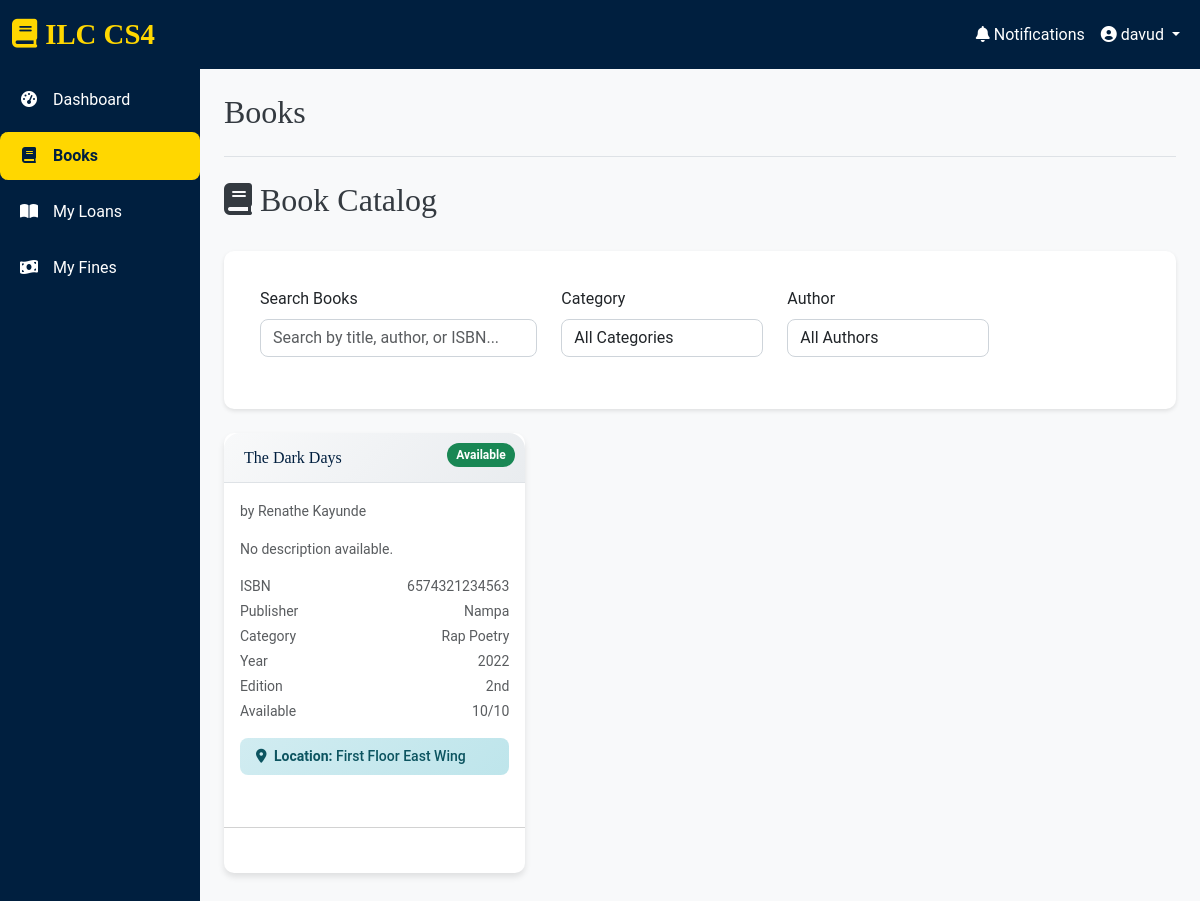
The app's page /books (signed in) with its own data.
### app.py (models this page shows, shortened)
class User(db.Model, UserMixin):
    id = db.Column(db.Integer, primary_key=True)
    username = db.Column(db.String(50), unique=True, nullable=False)
    password_hash = db.Column(db.String(128), nullable=False)
    role = db.Column(db.String(20), nullable=False, default='member')  # member, librarian, admin
    created_at = db.Column(db.DateTime, default=datetime.utcnow)

class Book(db.Model):
    id = db.Column(db.String(10), primary_key=True)
    isbn = db.Column(db.String(20), unique=True, nullable=False)
    title = db.Column(db.String(300), nullable=False)
    edition = db.Column(db.String(50))
    publication_year = db.Column(db.Integer)
    pages = db.Column(db.Integer)
    language = db.Column(db.String(50), default='English')
    description = db.Column(db.Text)
    cover_image = db.Column(db.String(200))
    author_id = db.Column(db.Integer, db.ForeignKey('author.id'), nullable=False)
    publisher_id = db.Column(db.Integer, db.ForeignKey('publisher.id'), nullable=False)
    category_id = db.Column(db.Integer, db.ForeignKey('category.id'), nullable=False)
    total_copies = db.Column(db.Integer, nullable=False, default=1)
    available_copies = db.Column(db.Integer, nullable=False, default=1)
    location = db.Column(db.String(100))  # Shelf location
    created_at = db.Column(db.DateTime, default=datetime.utcnow)
    updated_at = db.Column(db.DateTime, default=datetime.utcnow, onupdate=datetime.utcnow)
    loans = db.relationship('Loan', backref='book', lazy=True)
    @property
    def is_available(self):
        return self.available_copies > 0
    @property
    def availability_status(self):
        if self.available_copies > 0:
            return 'Available'
        elif self.available_copies == 0:
            return 'Checked Out'
        else:
            return 'Unknown'

class Author(db.Model):
    id = db.Column(db.Integer, primary_key=True)
    name = db.Column(db.String(200), nullable=False)
    biography = db.Column(db.Text)
    birth_date = db.Column(db.Date)
    nationality = db.Column(db.String(100))
    created_at = db.Column(db.DateTime, default=datetime.utcnow)
    books = db.relationship('Book', backref='author', lazy=True)

class Publisher(db.Model):
    id = db.Column(db.Integer, primary_key=True)
    name = db.Column(db.String(200), nullable=False)
    address = db.Column(db.Text)
    phone = db.Column(db.String(20))
    email = db.Column(db.String(120))
    website = db.Column(db.String(200))
    created_at = db.Column(db.DateTime, default=datetime.utcnow)
    books = db.relationship('Book', backref='publisher', lazy=True)

class Category(db.Model):
    id = db.Column(db.Integer, primary_key=True)
    name = db.Column(db.String(100), nullable=False)
    description = db.Column(db.Text)
    parent_id = db.Column(db.Integer, db.ForeignKey('category.id'))
    created_at = db.Column(db.DateTime, default=datetime.utcnow)
    parent = db.relationship('Category', remote_side=[id], backref='subcategories')
    books = db.relationship('Book', backref='category', lazy=True)

### app.py (the view)
@app.route('/books')
@login_required
def books():
    search_query = request.args.get('search', '')
    category_filter = request.args.get('category', '')
    author_filter = request.args.get('author', '')
    query = Book.query.options(joinedload(Book.author), joinedload(Book.publisher), joinedload(Book.category))
    if search_query:
        query = query.filter(Book.title.ilike(f'%{search_query}%'))
    if category_filter:
        query = query.filter(Book.category_id == category_filter)
    if author_filter:
        query = query.filter(Book.author_id == author_filter)
    books = query.all()
    categories = Category.query.all()
    authors = Author.query.all()
    form = BookForm()
    form.author_id.choices = [(a.id, a.name) for a in authors]
    form.publisher_id.choices = [(p.id, p.name) for p in Publisher.query.all()]
    form.category_id.choices = [(c.id, c.name) for c in categories]
    current_year = datetime.now().year  # Add this line
    return render_template('books.html', title='Books', books=books,
                         categories=categories, authors=authors, form=form,
                         search_query=search_query, category_filter=category_filter,
                         author_filter=author_filter, current_year=current_year)  # Add current_year here

### app.py (called while the page is built)
@app.context_processor
def inject_now():
    return {'now': datetime.utcnow()}

@login_manager.user_loader
def load_user(user_id):
    return User.query.get(int(user_id))

### templates/books.html (shortened to what this page needs)
{% extends "base.html" %}
{% block content %}
<div class="d-flex justify-content-between align-items-center mb-4">
    <h2><i class="fas fa-book me-2"></i>Book Catalog</h2>
</div>
<div class="card search-form mb-4">
    <div class="card-body">
        <form method="GET" action="{{ url_for('books') }}">
            <div class="row">
                <div class="col-md-4">
                    <div class="mb-3">
                        <label class="form-label">Search Books</label>
                        <input type="text" class="form-control" name="search" value="{{ search_query }}"
                               placeholder="Search by title, author, or ISBN...">
                    </div>
                </div>
                <div class="col-md-3">
                    <div class="mb-3">
                        <label class="form-label">Category</label>
                        <select class="form-control" name="category">
                            <option value="">All Categories</option>
                        </select>
                    </div>
                </div>
                <div class="col-md-3">
                    <div class="mb-3">
                        <label class="form-label">Author</label>
                        <select class="form-control" name="author">
                            <option value="">All Authors</option>
                        </select>
                    </div>
                </div>
                <div class="col-md-2">
                    <div class="mb-3">
                        <label class="form-label">&nbsp;</label>
                        <button type="submit" class="btn btn-primary w-100">
                            <i class="fas fa-search me-1"></i>Search
                        </button>
                    </div>
                </div>
            </div>
        </form>
    </div>
</div>
<div class="row">
    {% for book in books %}
    <div class="col-md-6 col-lg-4 mb-4">
        <div class="card book-card h-100">
            <div class="card-header position-relative">
                <h6 class="mb-0 text-truncate">{{ book.title }}</h6>
                <span class="availability-badge badge bg-{{ 'success' if book.is_available else 'danger' }}">
                    {{ book.availability_status }}
                </span>
            </div>
            <div class="card-body">
                <div class="mb-3">
                    <small class="text-muted">by {{ book.author.name }}</small>
                </div>
                <p class="card-text small text-muted mb-3">
                    {{ book.description|truncate(120) or 'No description available.' }}
                </p>
                <div class="book-details">
                    <div class="d-flex justify-content-between small text-muted mb-1">
                        <span>ISBN</span>
                        <span>{{ book.isbn }}</span>
                    </div>
                    <div class="d-flex justify-content-between small text-muted mb-1">
                        <span>Publisher</span>
                        <span>{{ book.publisher.name }}</span>
                    </div>
                    <div class="d-flex justify-content-between small text-muted mb-1">
                        <span>Category</span>
                        <span>{{ book.category.name }}</span>
                    </div>
                    <div class="d-flex justify-content-between small text-muted mb-1">
                        <span>Year</span>
                        <span>{{ book.publication_year or 'N/A' }}</span>
                    </div>
                    <div class="d-flex justify-content-between small text-muted mb-1">
                        <span>Edition</span>
                        <span>{{ book.edition or '1st Edition' }}</span>
                    </div>
                    <div class="d-flex justify-content-between small text-muted mb-3">
                        <span>Available</span>
                        <span>{{ book.available_copies }}/{{ book.total_copies }}</span>
                    </div>
                </div>
                {% if book.location %}
                <div class="alert alert-info small py-2 mb-3">
                    <i class="fas fa-map-marker-alt me-1"></i>
                    <strong>Location:</strong> {{ book.location }}
                </div>
                {% endif %}
            </div>
            <div class="card-footer bg-transparent">
                <div class="d-flex justify-content-between align-items-center">
                    <div class="btn-group">
                        {% if current_user.role == 'member' and book.is_available %}
                        <button class="btn btn-sm btn-primary borrow-btn" data-book-id="{{ book.id }}">
                            <i class="fas fa-bookmark me-1"></i>Borrow
                        </button>
                        {% endif %}
                    </div>
                </div>
            </div>
        </div>
    </div>
    {% endfor %}
</div>
{% endblock %}

### templates/base.html (shortened to what this page needs)
<!DOCTYPE html>
<html lang="en">
<head>
    <link href="https://cdn.jsdelivr.net/npm/bootstrap@5.3.0-alpha1/dist/css/bootstrap.min.css" rel="stylesheet">
    <link href="https://cdnjs.cloudflare.com/ajax/libs/font-awesome/6.0.0/css/all.min.css" rel="stylesheet">
    <link rel="stylesheet" href="{{ url_for('static', filename='style.css') }}">
</head>
<body class="{% block body_class %}{% endblock %}">
    <nav class="navbar navbar-expand-lg navbar-dark" style="background-color: var(--primary-color);">
    <div class="container-fluid">
        <a class="navbar-brand" href="{{ url_for('dashboard') }}">
            <i class="fas fa-book me-2"></i>ILC CS4
        </a>
        <div class="collapse navbar-collapse" id="navbarNav">
            <ul class="navbar-nav ms-auto">
                {% if current_user.is_authenticated %}
                    {% if current_user.role == 'member' %}
                    <li class="nav-item">
                        <a class="nav-link" href="{{ url_for('notifications') }}">
                            <i class="fas fa-bell me-1"></i>Notifications
                        </a>
                    </li>
                    {% endif %}
                    <li class="nav-item dropdown">
                        <a class="nav-link dropdown-toggle" href="#" id="navbarDropdown" role="button" data-bs-toggle="dropdown">
                            <i class="fas fa-user-circle me-1"></i>{{ current_user.username }}
                        </a>
                    </li>
                {% endif %}
            </ul>
        </div>
    </div>
</nav>
    <div class="container-fluid">
        <div class="row">
            {% if current_user.is_authenticated %}
            <div class="col-md-3 col-lg-2 d-md-block sidebar collapse" style="height: 230rem;">
                <div class="position-sticky pt-3">
                    <ul class="nav flex-column">
                        <li class="nav-item">
                            <a class="nav-link {% if request.endpoint == 'dashboard' %}active{% endif %}" href="{{ url_for('dashboard') }}">
                                <i class="fas fa-tachometer-alt"></i> Dashboard
                            </a>
                        </li>
                        <li class="nav-item">
                            <a class="nav-link {% if request.endpoint == 'books' %}active{% endif %}" href="{{ url_for('books') }}">
                                <i class="fas fa-book"></i> Books
                            </a>
                        </li>
                        {% if current_user.role == 'member' %}
                        <li class="nav-item">
                            <a class="nav-link {% if request.endpoint == 'loans' %}active{% endif %}" href="{{ url_for('loans') }}">
                                <i class="fas fa-book-open"></i> My Loans
                            </a>
                        </li>
                        <li class="nav-item">
                            <a class="nav-link {% if request.endpoint == 'fines' %}active{% endif %}" href="{{ url_for('fines') }}">
                                <i class="fas fa-money-bill-wave"></i> My Fines
                            </a>
                        </li>
                        {% endif %}
                    </ul>
                </div>
            </div>
            {% endif %}
            <main class="col-md-9 ms-sm-auto col-lg-10 px-md-4 py-4">
                <div class="d-flex justify-content-between flex-wrap flex-md-nowrap align-items-center pb-3 mb-4 border-bottom">
                    <h1 class="h2"> {{ title }}</h1>
                </div>
                {% block content %}{% endblock %}
            </main>
        </div>
    </div>
</body>
</html>

### static/style.css (style rules this page uses)
body { font-family: 'Roboto', sans-serif; background-color: var(--light-color); color: var(--dark-color); }
h1, h2, h3, h4, h5, h6 { font-family: 'Playfair Display', serif; }
.navbar-brand { font-family: 'Playfair Display', serif; font-size: 1.8rem; color: var(--secondary-color) !important; }
.navbar-nav .nav-link { color: white !important; transition: all 0.3s ease; }
.sidebar .nav-link { color: white; transition: all 0.3s ease; border-radius: 8px; margin: 4px 0; padding: 0.75rem 1rem; }
.sidebar .nav-link.active { background-color: var(--secondary-color); color: var(--primary-color); font-weight: bold; }
.card-header { background: linear-gradient(135deg, #f8f9fa 0%, #e9ecef 100%); border-bottom: 1px solid #dee2e6; border-radius: 16px 16px 0 0 !important; font-weight: bold; color: var(--primary-color); }
.btn-primary { background: linear-gradient(135deg, var(--primary-color) 0%, darken(var(--primary-color), 10%) 100%); border: none; color: white; }
.badge { font-weight: bold; padding: 0.5em 0.8em; }
.form-control { border-radius: 8px; border: 1px solid #ced4da; transition: all 0.3s ease; }
.alert { border-radius: 8px; border: none; font-weight: 500; }
.alert-info { background: linear-gradient(135deg, #d1ecf1 0%, #bee5eb 100%); color: #0c5460; }

### templates/base.html (style rules this page uses)
:root { --primary-color: #2c3e50; --secondary-color: #3498db; --accent-color: #e74c3c; --success-color: #27ae60; --warning-color: #f39c12; --light-color: #ecf0f1; --dark-color: #2c3e50; }
body { background-color: #f8f9fa; font-family: 'Segoe UI', Tahoma, Geneva, Verdana, sans-serif; }
.navbar-brand { font-weight: bold; color: var(--primary-color) !important; }
main { margin-left: 16.666667%; width: calc(100% - 16.666667%); }
.sidebar { background-color: var(--primary-color); color: white; min-height: calc(100vh - 56px); padding: 0; position: fixed; top: 56px; left: 0; width: 16.666667%; height: calc(100vh - 56px); overflow-y: auto; z-index: 1000; }
.sidebar .nav-link { color: rgba(255, 255, 255, 0.8); padding: 12px 20px; border-left: 3px solid transparent; }
.sidebar .nav-link:hover, .sidebar .nav-link.active { color: white; background-color: rgba(255, 255, 255, 0.1); border-left: 3px solid var(--secondary-color); }
.sidebar .nav-link i { margin-right: 10px; width: 20px; text-align: center; }
.card { border: none; border-radius: 10px; box-shadow: 0 4px 6px rgba(0, 0, 0, 0.1); transition: transform 0.2s; margin-bottom: 20px; }
.card-header { background-color: white; border-bottom: 1px solid #eaeaea; font-weight: 600; padding: 15px 20px; }
.btn-primary { background-color: var(--secondary-color); border-color: var(--secondary-color); }
.alert { border: none; border-radius: 8px; }
.badge { font-size: 0.75rem; padding: 5px 10px; border-radius: 12px; }
.book-card { transition: all 0.3s ease; }
.availability-badge { position: absolute; top: 10px; right: 10px; }
.search-form { background: white; padding: 20px; border-radius: 10px; box-shadow: 0 2px 4px rgba(0,0,0,0.1); }

### records on screen
User: username "davud"
Book: title "The Dark Days", availability_status "Available", author.name "Renathe Kayunde", description "No description available.", isbn "6574321234563", publisher.name "Nampa", category.name "Rap Poetry", publication_year "2022", edition "2nd", available_copies "10", total_copies "10", location "First Floor East Wing"

### other values on screen
{{ title }} "Books"
